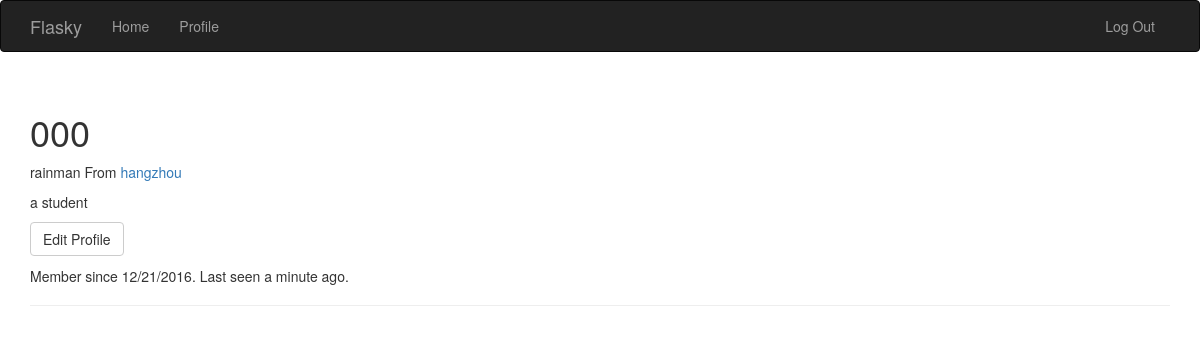
/user/000 (signed in), run on the app's committed database.
### hello.py (models this page shows, shortened)
class User(UserMixin, db.Model):
    __tablename__ = 'users'
    id = db.Column(db.Integer, primary_key=True)
    username = db.Column(db.String(64), unique=True, index=True)
    role_id = db.Column(db.String(64))
    password = db.Column(db.String(128))
    name = db.Column(db.String(64))
    location = db.Column(db.String(64))
    about_me = db.Column(db.Text())
    member_since = db.Column(db.DateTime(), default=datetime.utcnow)
    last_seen = db.Column(db.DateTime(), default=datetime.utcnow)
    def is_administrator(self):
        if self.role_id.__eq__('1'):
            return True
        else:
            return False
        return False

### hello.py (the view)
@app.route('/user/<username>')
def user(username):
    user = User.query.filter_by(username=username).first()
    if user is None:
        abort(404)
    return render_template('user.html', user=user)

### hello.py (called while the page is built)
@login_manager.user_loader
def load_user(user_id):
    return User.query.get(int(user_id))

### templates/user.html (shortened to what this page needs)
{% extends "base.html" %}
{% block page_content %}
<div class="page-header">
    <h1>{{ user.username }}</h1>
    {% if user.name or user.location %}
    <p>
        {% if user.name %}{{ user.name }}{% endif %}
        {% if user.location %}
            From <a href="http://maps.google.com/?q={{ user.location }}">{{ user.location }}</a>
        {% endif %}
    </p>
    {% endif %}
    {% if user.about_me %}<p>{{ user.about_me }}</p>{% endif %}
    <p>
            {% if user == current_user %}
            <a class="btn btn-default" href="{{ url_for('.edit_profile') }}">Edit Profile</a>
            {% endif %}
    </p>
    <p>Member since {{ moment(user.member_since).format('L') }}. Last seen {{ moment(user.last_seen).fromNow() }}.</p>
</div>
{% endblock %}

### data on the page
User: username "000", name "rainman", location "hangzhou", about_me "a student", member_since "12/21/2016", last_seen "a minute ago"
